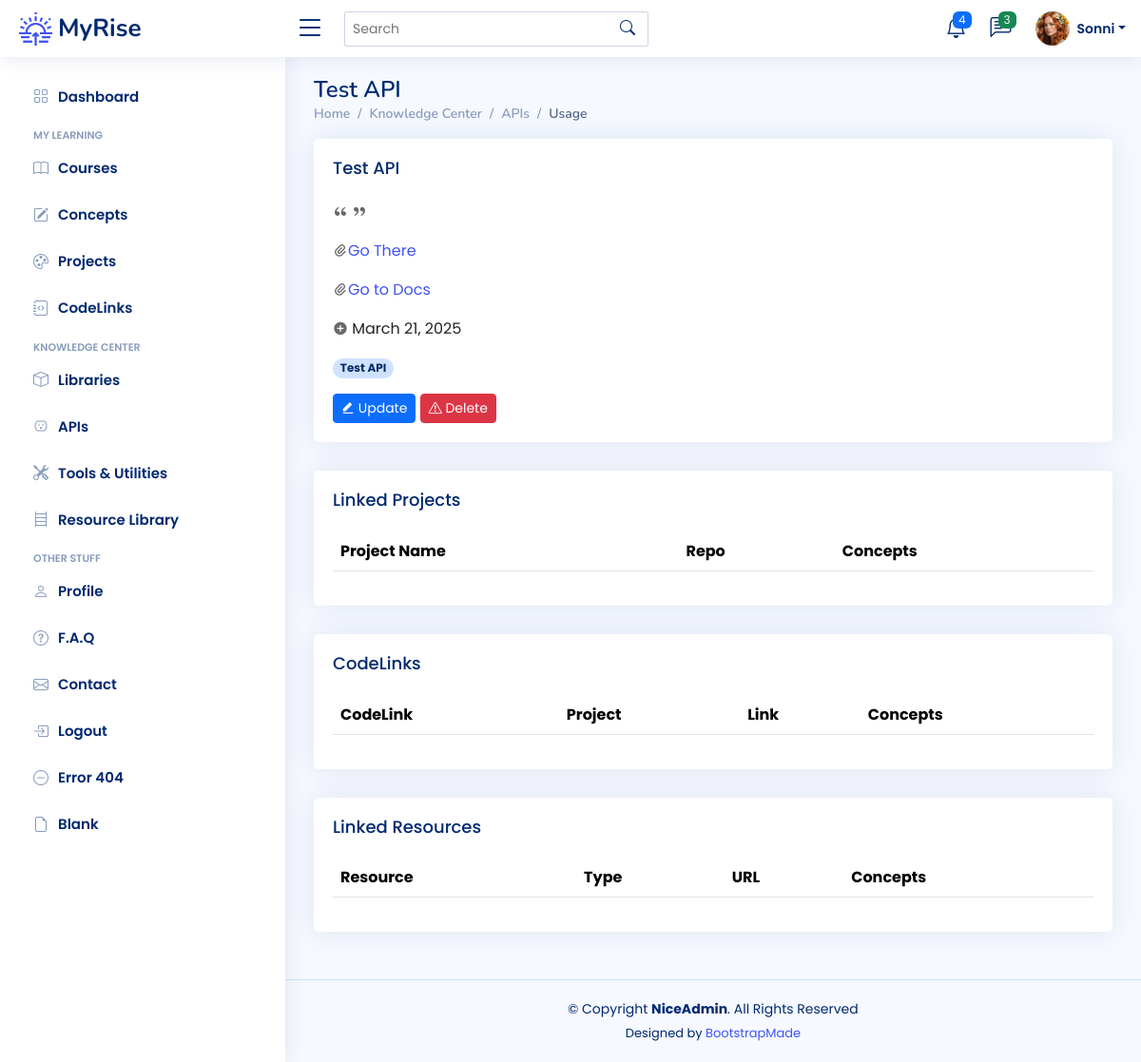
The page /apis/1 (signed in) on the database its author committed.
### app/models.py (models this page shows)
class User(UserMixin, db.Model):
    __tablename__ = "users"
    id: Mapped[int] = mapped_column(Integer, primary_key=True)
    email: Mapped[str] = mapped_column(String(100), unique=True)
    password: Mapped[str] = mapped_column(String(250))
    name: Mapped[str] = mapped_column(String(1000))
    display_name: Mapped[str] = mapped_column(String(1000))
    last_called_repos: Mapped[Optional[datetime.datetime]] = mapped_column(DateTime())
    latest_etag_repos: Mapped[str] = mapped_column(String(250), nullable=True)
    projects: Mapped[List["Project"]] = relationship(back_populates="user")
    events: Mapped[List["Event"]] = relationship(back_populates="user")
    courses: Mapped[List["Course"]] = relationship(back_populates="user")
    libraries: Mapped[List["Library"]] = relationship(back_populates="user")
    apis: Mapped[List["API"]] = relationship(back_populates="user")
    tools: Mapped[List["Tool"]] = relationship(back_populates="user")
    resources: Mapped[List["Resource"]] = relationship(back_populates="user")
    repos: Mapped[List["Repository"]] = relationship(back_populates="user")
    codelinks: Mapped[List["CodeLink"]] = relationship(back_populates="user")
    concepts: Mapped[List["Concept"]] = relationship('Concept', secondary=user_concept, backref='user')

class API(db.Model):
    __tablename__ = "apis"
    id: Mapped[int] = mapped_column(Integer, primary_key=True)
    name: Mapped[str] = mapped_column(String(100), nullable=False)
    description: Mapped[str] = mapped_column(Text, nullable=True)
    url: Mapped[str] = mapped_column(String(250), nullable=True)
    doc_link: Mapped[str] = mapped_column(String(250), nullable=True)
    requires_login: Mapped[bool] = mapped_column(Boolean, nullable=True)
    date_added: Mapped[datetime.date] = mapped_column(Date, nullable=False)
    concepts: Mapped[List["Concept"]] = relationship('Concept', secondary=api_concept, backref='apis')
    user_id: Mapped[int] = mapped_column(Integer, ForeignKey(User.id), index=True)
    user: Mapped["User"] = relationship(back_populates="apis")

class Concept(db.Model):
    __tablename__ = "concepts"
    id: Mapped[int] = mapped_column(Integer, primary_key=True)
    concept_term: Mapped[str] = mapped_column(String(50), nullable=False)
    category: Mapped[str] = mapped_column(String(100), nullable=True)
    description: Mapped[str] = mapped_column(Text, nullable=True)
    date_added: Mapped[datetime.date] = mapped_column(Date, nullable=False)

### app/routes.py (the view)
@app.route('/apis/<int:num>')
@login_required
def api_detail(num):
    target_api = db.session.execute(db.select(API).where(API.id == num)).scalar()
    api_concept = Concept.query.filter(func.lower(Concept.concept_term) == func.lower(target_api.name)).first()
    projects = [project for project in api_concept.projects]
    codelinks = [codelink for codelink in api_concept.codelinks]
    resources = [resource for resource in api_concept.resources]
    return render_template('api-detail.html',
                           api=target_api,
                           projects=projects,
                           codelinks=codelinks,
                           resources=resources,
                           resource_badge=resource_categories,
                           concept_badge=concept_categories)

### app/models.py (called while the page is built)
@login_manager.user_loader
def load_user(user_id):
    return db.get_or_404(User, user_id)

### app/templates/api-detail.html (shortened to what this page needs)
{% extends 'base.html' %}
{% from 'bootstrap5/form.html' import render_form %}
{% block content %}
<main id="main" class="main">
	<div class="pagetitle">
		<h1>{{ api.name }}</h1>
		<nav>
			<ol class="breadcrumb">
				<li class="breadcrumb-item"><a href="index.html">Home</a></li>
				<li class="breadcrumb-item">Knowledge Center</li>
				<li class="breadcrumb-item"><a href="{{ url_for('apis_page') }}">APIs</a></li>
				<li class="breadcrumb-item active">Usage</li>
			</ol>
		</nav>
	</div>
	<div class="card">
		<div class="card-body">
			<h5 class="card-title">{{ api.name }}</h5>
			<p><i class="ri-double-quotes-l" style="color: dimgrey"> </i> {{ api.description }} <i
					class="ri-double-quotes-r" style="color: dimgrey"></i></p>
			<p><i class="ri-attachment-2" style="color: dimgrey"></i><a href="{{ api.url }}" target="_blank">Go There</a></p>
			<p><i class="ri-attachment-2" style="color: dimgrey"></i><a href="{{ api.doc_link }}" target="_blank">Go to Docs</a></p>
			<p><i class="ri-add-circle-fill" style="color: dimgrey"></i> {{ api.date_added.strftime("%B %d, %Y") }}</p>
			<p>{% for concept in api.concepts %} <a href="{{ url_for('concept_detail', num=concept.id) }}"> <span
					class="badge rounded-pill bg-primary-subtle text-primary-emphasis"> {{ concept.concept_term }} </span></a>
				{% endfor %}</p>
			<a href="{{ url_for('update_api', num=api.id) }}">
				<button type="button" class="btn btn-primary btn-sm"><i class="ri-edit-fill"></i> Update
				</button>
			</a>
			<a href="{{ url_for('delete_api', num=api.id) }}">
				<button type="button" class="btn btn-danger btn-sm"><i class="bi bi-exclamation-triangle"></i> Delete
				</button>
			</a>
		</div>
	</div>
	<div class="card">
		<div class="card-body">
			<h5 class="card-title">Linked Projects</h5>
			{% include '_projects.html' %}
		</div>
	</div>
	<div class="card">
		<div class="card-body">
			<h5 class="card-title">CodeLinks</h5>
			{% include '_codelinks.html' %}
		</div>
	</div>
	<div class="card">
		<div class="card-body">
			<h5 class="card-title">Linked Resources</h5>
			{% include '_resources.html' %}
		</div>
	</div>
</main>
{% endblock %}

### app/templates/heading.html (shortened to what this page needs)
{% from 'bootstrap5/nav.html' import render_nav_item %}
{% from 'bootstrap5/form.html' import render_form %}
  <header id="header" class="header fixed-top d-flex align-items-center">
    <div class="d-flex align-items-center justify-content-between">
      <a href="{{ url_for('home') }}" class="logo d-flex align-items-center">
        <img src="{{ url_for('static', filename='img/logo.png') }}" alt="sun-rise">
        <span class="d-none d-lg-block">MyRise</span>
      </a>
      <i class="bi bi-list toggle-sidebar-btn"></i>
    </div>
    <div class="search-bar">
      <form class="search-form d-flex align-items-center" method="POST" action="#">
        <input type="text" name="query" placeholder="Search" title="Enter search keyword">
        <button type="submit" title="Search"><i class="bi bi-search"></i></button>
      </form>
    </div>
    <nav class="header-nav ms-auto">
      <ul class="d-flex align-items-center">
        <li class="nav-item dropdown">
          <a class="nav-link nav-icon" href="#" data-bs-toggle="dropdown">
            <i class="bi bi-bell"></i>
            <span class="badge bg-primary badge-number">4</span>
          </a>
        </li>
        <li class="nav-item dropdown">
          <a class="nav-link nav-icon" href="#" data-bs-toggle="dropdown">
            <i class="bi bi-chat-left-text"></i>
            <span class="badge bg-success badge-number">3</span>
          </a>
        </li>
        <li class="nav-item dropdown pe-3">
          <a class="nav-link nav-profile d-flex align-items-center pe-0" href="#" data-bs-toggle="dropdown">
            <img src="{{ url_for('static', filename='img/profile-img.png') }}" alt="Profile" class="rounded-circle">
            <span class="d-none d-md-block dropdown-toggle ps-2">{{ current_user.display_name }}</span>
          </a>
        </li>
      </ul>
    </nav>
  </header>
  <aside id="sidebar" class="sidebar">
    <ul class="sidebar-nav" id="sidebar-nav">
      <li class="nav-item">
        <a class="nav-link collapsed" href="{{ url_for('home') }}">
          <i class="bi bi-grid"></i>
          <span>Dashboard</span>
        </a>
      </li>
<li class="nav-heading">My Learning</li>
	  <li class="nav-item">
        <a class="nav-link collapsed" href="{{ url_for('courses_page') }}">
          <i class="bi bi-book"></i>
          <span>Courses</span>
        </a>
      </li>
	  <li class="nav-item">
        <a class="nav-link collapsed" href="{{ url_for('concepts_page') }}">
          <i class="bi bi-pencil-square"></i>
          <span>Concepts</span>
        </a>
      </li>
	  <li class="nav-item">
        <a class="nav-link collapsed" href="{{ url_for('projects_page') }}">
          <i class="bi bi-palette"></i>
          <span>Projects</span>
        </a>
      </li>
	  <li class="nav-item">
        <a class="nav-link collapsed" href="{{ url_for('codelinks_page') }}">
          <i class="bi bi-journal-code"></i>
          <span>CodeLinks</span>
        </a>
      </li>
<li class="nav-heading">Knowledge Center</li>
	  <li class="nav-item">
        <a class="nav-link collapsed" href="{{ url_for('libraries_page') }}">
          <i class="bi bi-box"></i>
          <span>Libraries</span>
        </a>
      </li>
	  <li class="nav-item">
        <a class="nav-link collapsed" href="{{ url_for('apis_page') }}">
          <i class="bi bi-outlet"></i>
          <span>APIs</span>
        </a>
      </li>
	  <li class="nav-item">
        <a class="nav-link collapsed" href="{{ url_for('tools_page') }}">
          <i class="bi bi-tools"></i>
          <span>Tools & Utilities</span>
        </a>
      </li>
	  <li class="nav-item">
        <a class="nav-link collapsed" href="{{ url_for('resources_page') }}">
          <i class="bi bi-bookshelf"></i>
          <span>Resource Library</span>
        </a>
      </li>
	<li class="nav-heading">Other Stuff</li>
      <li class="nav-item">
        <a class="nav-link collapsed" href="{{ url_for('profile') }}">
          <i class="bi bi-person"></i>
          <span>Profile</span>
        </a>
      </li>
      <li class="nav-item">
        <a class="nav-link collapsed" href="{{ url_for('faq') }}">
          <i class="bi bi-question-circle"></i>
          <span>F.A.Q</span>
        </a>
	  </li>
      <li class="nav-item">
        <a class="nav-link collapsed" href="{{ url_for('contact') }}">
          <i class="bi bi-envelope"></i>
          <span>Contact</span>
        </a>
      </li>
	{% if not current_user.is_authenticated %}
      <li class="nav-item">
        <a class="nav-link collapsed" href="{{ url_for('register') }}">
          <i class="bi bi-card-list"></i>
          <span>Register</span>
        </a>
      </li>
      <li class="nav-item">
        <a class="nav-link collapsed" href="{{ url_for('login') }}">
          <i class="bi bi-box-arrow-in-right"></i>
          <span>Login</span>
        </a>
      </li>
	{% else %}
		<li class="nav-item">
        <a class="nav-link collapsed" href="{{ url_for('logout') }}">
          <i class="bi bi-box-arrow-in-right"></i>
          <span>Logout</span>
        </a>
      </li>
	{% endif %}
      <li class="nav-item">
        <a class="nav-link collapsed" href="pages-error-404.html">
          <i class="bi bi-dash-circle"></i>
          <span>Error 404</span>
        </a>
      </li>
      <li class="nav-item">
        <a class="nav-link collapsed" href="pages-blank.html">
          <i class="bi bi-file-earmark"></i>
          <span>Blank</span>
        </a>
      </li>
    </ul>
  </aside>

### app/static/css/style.css (style rules this page uses)
:root { scroll-behavior: smooth; }
body { font-family: "Poppins", sans-serif; background: #f6f9ff; color: #444444; }
a { color: #4154f1; text-decoration: none; }
h1, h2, h3, h4, h5, h6 { font-family: "Nunito", sans-serif; }
#main { margin-top: 60px; padding: 20px 30px; transition: all 0.3s; }
.pagetitle { margin-bottom: 10px; }
.pagetitle h1 { font-size: 24px; margin-bottom: 0; font-weight: 600; color: #012970; }
.card { margin-bottom: 30px; border: none; border-radius: 5px; box-shadow: 0px 0 30px rgba(1, 41, 112, 0.1); }
.card-title { padding: 20px 0 15px 0; font-size: 18px; font-weight: 500; color: #012970; font-family: "Poppins", sans-serif; }
.card-body { padding: 0 20px 20px 20px; }
.breadcrumb { font-size: 14px; font-family: "Nunito", sans-serif; color: #899bbd; font-weight: 600; }
.breadcrumb a { color: #899bbd; transition: 0.3s; }
.breadcrumb .breadcrumb-item::before { color: #899bbd; }
.breadcrumb .active { color: #51678f; font-weight: 600; }
.logo { line-height: 1; }
@media (min-width: 1200px) { .logo { width: 280px; } }
.logo img { max-height: 35px; margin-right: 6px; }
.logo span { font-size: 26px; font-weight: 700; color: #012970; font-family: "Nunito", sans-serif; }
.header { transition: all 0.5s; z-index: 997; height: 60px; box-shadow: 0px 2px 20px rgba(1, 41, 112, 0.1); background-color: #fff; padding-left: 20px; }
.header .toggle-sidebar-btn { font-size: 32px; padding-left: 10px; cursor: pointer; color: #012970; }
.header .search-bar { min-width: 360px; padding: 0 20px; }
.header .search-form { width: 100%; }
.header .search-form input { border: 0; font-size: 14px; color: #012970; border: 1px solid rgba(1, 41, 112, 0.2); padding: 7px 38px 7px 8px; border-radius: 3px; transition: 0.3s; width: 100%; }
.header .search-form button { border: 0; padding: 0; margin-left: -30px; background: none; }
.header .search-form button i { color: #012970; }
.header-nav ul { list-style: none; }
.header-nav>ul { margin: 0; padding: 0; }
.header-nav .nav-icon { font-size: 22px; color: #012970; margin-right: 25px; position: relative; }
.header-nav .nav-profile { color: #012970; }
.header-nav .nav-profile img { max-height: 36px; }
.header-nav .nav-profile span { font-size: 14px; font-weight: 600; }
.header-nav .badge-number { position: absolute; inset: -2px -5px auto auto; font-weight: normal; font-size: 12px; padding: 3px 6px; }
.sidebar { position: fixed; top: 60px; left: 0; bottom: 0; width: 300px; z-index: 996; transition: all 0.3s; padding: 20px; overflow-y: auto; scrollbar-width: thin; scrollbar-color: #aab7cf transparent; box-shadow: 0px 0px 20px rgba(1, 41, 112, 0.1); background-color: #fff; }
@media (min-width: 1200px) { #main, #footer { margin-left: 300px; } }
.sidebar-nav { padding: 0; margin: 0; list-style: none; }
.sidebar-nav li { padding: 0; margin: 0; list-style: none; }
.sidebar-nav .nav-item { margin-bottom: 5px; }
.sidebar-nav .nav-heading { font-size: 11px; text-transform: uppercase; color: #899bbd; font-weight: 600; margin: 10px 0 5px 15px; }
.sidebar-nav .nav-link { display: flex; align-items: center; font-size: 15px; font-weight: 600; color: #4154f1; transition: 0.3; background: #f6f9ff; padding: 10px 15px; border-radius: 4px; }
.sidebar-nav .nav-link i { font-size: 16px; margin-right: 10px; color: #4154f1; }
.sidebar-nav .nav-link.collapsed { color: #012970; background: #fff; }
.sidebar-nav .nav-link.collapsed i { color: #899bbd; }

### rows shown on the page
User: display_name "Sonni"
API: name "Test API", date_added "March 21, 2025"
Concept: concept_term "Test API"
